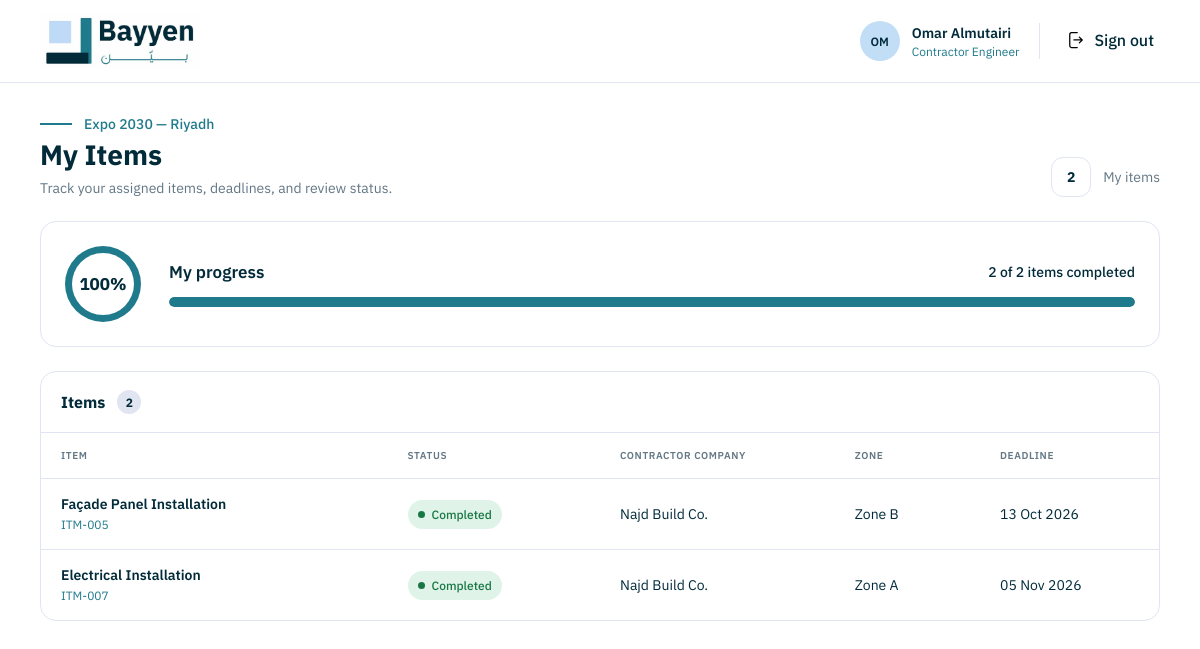
The page /contractor-engineer/ (signed in) on the database its author committed.
### core/models.py (models this page shows, shortened)
class User(AbstractUser):
    class Role(models.TextChoices):
        PROJECT_MANAGER = "PROJECT_MANAGER", "Project Manager"
        CONSULTANT_ENGINEER = "CONSULTANT_ENGINEER", "Consultant Engineer"
        SITE_ENGINEER = "SITE_ENGINEER", "Site Engineer"
        CONTRACTOR_ENGINEER = "CONTRACTOR_ENGINEER", "Contractor Engineer"
    role = models.CharField(max_length=24, choices=Role.choices)
    company_name = models.CharField(max_length=200, blank=True)

class Item(models.Model):
    class Status(models.TextChoices):
        NOT_STARTED = "NOT_STARTED", "Not Started"
        IN_PROGRESS = "IN_PROGRESS", "In Progress"
        PENDING_REVIEW = "PENDING_REVIEW", "Pending Review"
        NEEDS_REVISION = "NEEDS_REVISION", "Needs Revision"
        COMPLETED = "COMPLETED", "Completed"
    title = models.CharField(max_length=200)
    description = models.TextField()
    zone = models.CharField(max_length=100, blank=True)
    contractor_company = models.CharField(max_length=200, blank=True)
    contractor = models.ForeignKey(
        "User", on_delete=models.PROTECT, related_name="contracted_items",
        null=True, blank=True, limit_choices_to={"role": "CONTRACTOR_ENGINEER"},
    )
    due_date = models.DateField(null=True, blank=True)
    status = models.CharField(
        max_length=20,
        choices=Status.choices,
        default=Status.NOT_STARTED,
    )
    submitted_by = models.ForeignKey(
        "User",
        on_delete=models.PROTECT,
        related_name="submitted_items",
        null=True,
        blank=True,
    )
    submitted_at = models.DateTimeField(null=True, blank=True)
    submission_note = models.TextField(blank=True)

### core/views.py (the view)
# urls.py: path("contractor-engineer/", views.contractor_dashboard, name="contractor_dashboard"),
@login_required(login_url="core:login")
def contractor_dashboard(request):
    if not _has_contractor_access(request.user):
        return HttpResponseForbidden("Contractor Engineer access required.")
    items = Item.objects.filter(contractor=request.user).order_by("due_date", "title")
    total_items = items.count()
    completed_items = items.filter(status=Item.Status.COMPLETED).count()
    progress = round(completed_items * 100 / total_items) if total_items else 0
    return render(request, "core/contractor_dashboard.html", {
        "items": items,
        "total_items": total_items,
        "completed_items": completed_items,
        "progress": progress,
    })

### core/views.py (called while the page is built)
def _has_contractor_access(user):
    return user.is_authenticated and user.role == User.Role.CONTRACTOR_ENGINEER

### bayyin_project/core/templates/core/contractor_dashboard.html (shortened to what this page needs)
{% extends "core/base.html" %}
{% load static %}
{% block extra_css %}<link rel="stylesheet" href="{% static 'core/css/contractor_dashboard.css' %}">{% endblock %}
{% block content %}
<main class="dash contractor-dash">
  <div class="page-heading"><div class="eyebrow"><span class="before"></span><span class="expo-2030">Expo 2030 — Riyadh</span></div><div class="heading-row"><div><h1>My Items</h1><p class="subtitle">Track your assigned items, deadlines, and review status.</p></div><div class="total-count"><strong>{{ total_items }}</strong><span>My items</span></div></div></div>
  <section class="progress" aria-label="My progress">
    <div class="progress-ring" style="--progress: {{ progress }}%"><strong>{{ progress }}%</strong></div>
    <div class="progress-content"><div class="progress-label-row"><h2>My progress</h2><span>{{ completed_items }} of {{ total_items }} items completed</span></div><div class="bar"><div class="bar-fill" style="width: {{ progress }}%"></div></div></div>
  </section>
  <section class="items-panel" aria-labelledby="items-heading"><div class="panel-heading"><h2 id="items-heading">Items <span class="count-badge">{{ total_items }}</span></h2></div>
    <div class="table-wrap"><table class="items-table"><thead><tr><th>Item</th><th>Status</th><th>Contractor Company</th><th>Zone</th><th>Deadline</th></tr></thead><tbody>
    {% for item in items %}<tr><td><a class="item-detail-link" href="{% url 'core:contractor_item_detail' item.pk %}"><strong>{{ item.title }}</strong><span class="item-code">ITM-{{ item.pk|stringformat:'03d' }}</span></a></td><td>{% if item.status == 'NEEDS_REVISION' %}<span class="status status-revision"><i></i>{{ item.get_status_display }}</span>{% elif item.status == 'PENDING_REVIEW' %}<span class="status status-review"><i></i>{{ item.get_status_display }}</span>{% elif item.status == 'IN_PROGRESS' %}<span class="status status-progress"><i></i>{{ item.get_status_display }}</span>{% elif item.status == 'COMPLETED' %}<span class="status status-completed"><i></i>{{ item.get_status_display }}</span>{% else %}<span class="status status-not-started"><i></i>{{ item.get_status_display }}</span>{% endif %}</td><td>{{ item.contractor_company|default:request.user.company_name|default:'—' }}</td><td>{{ item.zone|default:'—' }}</td><td>{{ item.due_date|date:'d M Y'|default:'—' }}</td></tr>
    {% empty %}<tr><td class="empty-state" colspan="5">No items have been assigned to your account yet.</td></tr>{% endfor %}
    </tbody></table></div>
  </section>
</main>
{% endblock %}

### core/templates/core/base.html (shortened to what this page needs)
{% load static %}
<!doctype html>
<html lang="en">
<head>
  <link rel="stylesheet" href="{% static 'core/css/base.css' %}">
  {% block extra_css %}{% endblock %}
</head>
<body>
<header class="site-top">
  {% if request.user.role == 'CONTRACTOR_ENGINEER' %}
    <a class="brand" href="{% url 'core:contractor_dashboard' %}" aria-label="Bayyen dashboard"><img src="{% static 'core/images/bayyen-logo.jpg' %}" alt="Bayyen"></a>
  {% elif request.user.role == 'CONSULTANT_ENGINEER' %}
    <a class="brand" href="{% url 'core:consultant_dashboard' %}" aria-label="Bayyen dashboard"><img src="{% static 'core/images/bayyen-logo.jpg' %}" alt="Bayyen"></a>
  {% elif request.user.role == 'PROJECT_MANAGER' %}
    <a class="brand" href="{% url 'core:project_manager_dashboard' %}" aria-label="Bayyen dashboard"><img src="{% static 'core/images/bayyen-logo.jpg' %}" alt="Bayyen"></a>
  {% else %}
    <a class="brand" href="{% url 'core:home' %}" aria-label="Bayyen home"><img src="{% static 'core/images/bayyen-logo.jpg' %}" alt="Bayyen"></a>
  {% endif %}
  {% if request.user.is_authenticated %}
  <div class="user-area">
    <div class="avatar">{{ request.user.get_full_name|default:request.user.username|slice:":2"|upper }}</div>
    <div class="user-copy"><strong>{{ request.user.get_full_name|default:request.user.username }}</strong><span>{{ request.user.get_role_display }}</span></div>
    <form method="post" action="{% url 'core:logout' %}">{% csrf_token %}<button class="signout" type="submit"><img src="{% static 'core/icons/SignOut.svg' %}" alt="">Sign out</button></form>
  </div>
  {% endif %}
</header>
{% block content %}{% endblock %}
</body>
</html>

### core/static/core/css/base.css (style rules this page uses)
* { box-sizing: border-box; }
body { margin: 0; line-height: normal; color: #022b3a; font-family: "IBM Plex Sans", sans-serif; background: #fff; }
.site-top { width: 100%; min-height: 72px; padding: 12px 40px; display: flex; align-items: center; justify-content: space-between; gap: 24px; border-bottom: 1px solid #e1e5f2; background: #fff; }
.brand { display: inline-flex; align-items: center; flex: 0 0 auto; }
.brand img { display: block; width: 160px; height: 58px; object-fit: contain; }
.user-area { display: flex; align-items: center; gap: 12px; min-width: 0; }
.avatar { width: 40px; height: 40px; border-radius: 50%; display: grid; place-items: center; flex: 0 0 auto; background: #c2def7; color: #022b3a; font-size: 12px; font-weight: 600; }
.user-copy { display: flex; flex-direction: column; gap: 2px; min-width: 0; }
.user-copy strong { font-size: 14px; font-weight: 600; white-space: nowrap; }
.user-copy span { font-size: 12px; color: #1f7a8c; white-space: nowrap; }
.user-area form { margin: 0; }
.signout { border: 0; background: transparent; color: #022b3a; font: inherit; font-weight: 500; cursor: pointer; display: inline-flex; align-items: center; gap: 8px; white-space: nowrap; }
.signout img { width: 20px; height: 20px; object-fit: contain; }

### rows shown on the page
User: user.get_full_name "OM", user.get_full_name "Omar Almutairi", user.role "Contractor Engineer"
Item: title "Façade Panel Installation", pk "005", status "Completed", contractor_company "Najd Build Co.", zone "Zone B", due_date "13 Oct 2026"
Item: title "Electrical Installation", pk "007", status "Completed", contractor_company "Najd Build Co.", zone "Zone A", due_date "05 Nov 2026"

### other values the page prints
{{ total_items }} "2"
{{ progress }} "100"
{{ completed_items }} "2"
